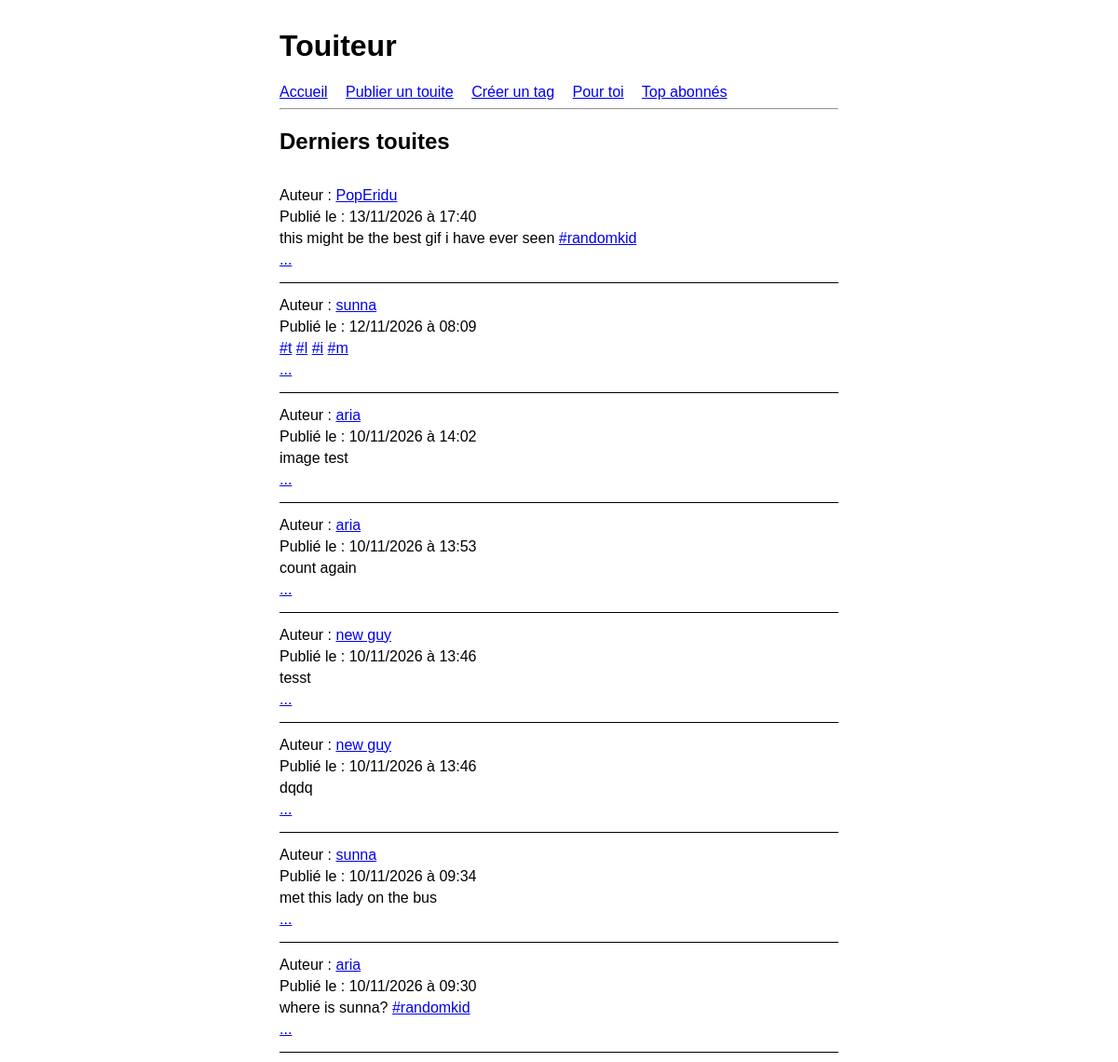
The page / on the database its author committed.
### tables this page shows
CREATE TABLE `Touite` (
  `IDUSER` int(11) NOT NULL,
  `TEXTE` varchar(235) NOT NULL,
  `DATE` timestamp NOT NULL DEFAULT current_timestamp(),
  `IDIMAGE` int(11) DEFAULT NULL,
  `ID` int(11) NOT NULL
);

### src/classes/Dispatch.php (called while the page is built, shortened)
<?php
class Dispatch
{
    protected ?string $action = null;
    protected array $actions = [];
    public function __construct()
    {
        $this->action = $_GET['action'] ?? 'default';
    }
    public function addDispatch(string $action, string $action_class): Dispatch
    {
        $this->actions[$action] = $action_class;
        return $this;
    }
    public function run(): string
        {
            if (array_key_exists($this->action, $this->actions)) {
                $action_instance = new $action_class();
                $content = $action_instance->execute();
                return Layout::render($action_instance->getTitle(), $content);
            }
            throw new DispatchException("Action '{$this->action}' not found");
        }
}

### src/classes/TouiteRepository.php (called while the page is built, shortened)
<?php
require_once('src/classes/Touite.php');
class TouiteRepository
{
    private \PDO $pdo;
    private static ?TouiteRepository $instance = null;
    private static array $config = [ ];
    private function __construct(array $conf) {
        $this->pdo = new \PDO($conf['dsn'], $conf['user'], $conf['pass'],[\PDO::ATTR_ERRMODE => \PDO::ERRMODE_EXCEPTION]);
    }
    public static function getInstance(){
        if (is_null(self::$instance)) {
            self::$instance = new TouiteRepository(self::$config);
        }
        return self::$instance;
    }
    public static function setConfig(string $file) {
        $conf = parse_ini_file($file);
        self::$config = [ 'dsn'=> $conf['driver']
    . ':host=' . $conf['host']
    . ';dbname=' . $conf['database']
    . ';charset=utf8','user'=> $conf['username'],'pass'=> $conf['password'] ];
    }
    public function donnerIdVieux():int{
        $query="SELECT MAX(id) FROM Touite";
        $stmt = $this->pdo->prepare($query);
        $stmt->execute();
        $rep=$stmt->fetch();
           return (int) ($rep[0] ?? 0);
    }
    public function donnerTouite(int $id):Touite{
        $query = "SELECT * FROM Touite WHERE id=:id";
        $stmt = $this->pdo->prepare($query);
        $stmt->execute(['id' => $id]);
        $rep=$stmt->fetch();
        if ($rep===false) {
            return new Touite("","",[]);
        }
        $query= "SELECT username FROM Utilisateur WHERE id=:idu";
        $stmt = $this->pdo->prepare($query);
        $stmt->execute(['idu' => $rep['IDUSER']]);
        $re=$stmt->fetch();
        $path='';
        if($rep['IDIMAGE']!==null){
            $query= "SELECT chemin FROM Image WHERE id=:idm";
            $stmt = $this->pdo->prepare($query);
            $stmt->execute(['idm' => $rep['IDIMAGE']]);
            $r=$stmt->fetch();
            $path='<img src='.$r[0].'/>';
        }
        return new Touite(
            (string) $rep['TEXTE'],
            (string) $re[0],
            [],
            (int) $rep['ID'],
            $rep['DATE'],
            $path
        );
    }
}

### src/classes/Touite.php (the view, shortened to what this page needs)
<?php
class Touite
{
    public function __toString():String{
        return $this->render(false);
    }
    public function render(bool $detail = false): string
    {
        $auteur = htmlspecialchars($this->auteur);
        $texte = htmlspecialchars($this->texte);
        $texte = preg_replace_callback(
            '/#([\p{L}\p{N}_]+)/u',
            fn(array $m): string => '<a href="?action=tag&amp;tag=' . urlencode($m[1]) . '">#' . $m[1] . '</a>',
            $texte
        );
        $dateHtml = '';
        if ($this->date !== null) {
            $d = new \DateTime($this->date);
            $dateHtml = '<p>Publié le : ' . $d->format('d/m/Y à H:i') . '</p>';
        }
        $plus = '';
        if (!$detail && $this->id !== null) {
            $plus = '<p><a href="?action=touite&amp;id=' . $this->id . '">...</a></p>';
        }else{
            $plus = $this->chemin;
        }
        return <<<HTML
        <article class="touite">
            <p>Auteur : <a href="?action=profil&amp;user={$auteur}">{$auteur}</a></p>
            {$dateHtml}
            <p>{$texte}</p>
            {$plus}
        </article>
        HTML;
    }
}

### interface/style.css (style rules this page uses)
body { font-family: sans-serif; max-width: 600px; margin: 0 auto; padding: 10px; }
.touite { border-bottom: 1px solid black; padding: 10px 0; }
.touite p { margin: 5px 0; }

### rows shown on the page
touite: DATE "13/11/2026 à 17:40", TEXTE "this might be the best gif i have ever seen #randomkid"
touite: DATE "12/11/2026 à 08:09", TEXTE "#t #l #i #m"
touite: DATE "10/11/2026 à 14:02", TEXTE "image test"
touite: DATE "10/11/2026 à 13:53", TEXTE "count again"
touite: DATE "10/11/2026 à 13:46", TEXTE "tesst"
touite: DATE "10/11/2026 à 13:46", TEXTE "dqdq"
touite: DATE "10/11/2026 à 09:34", TEXTE "met this lady on the bus"
touite: DATE "10/11/2026 à 09:30", TEXTE "where is sunna? #randomkid"

### other values the page prints
$auteur "PopEridu sunna aria aria new guy new guy sunna aria"
